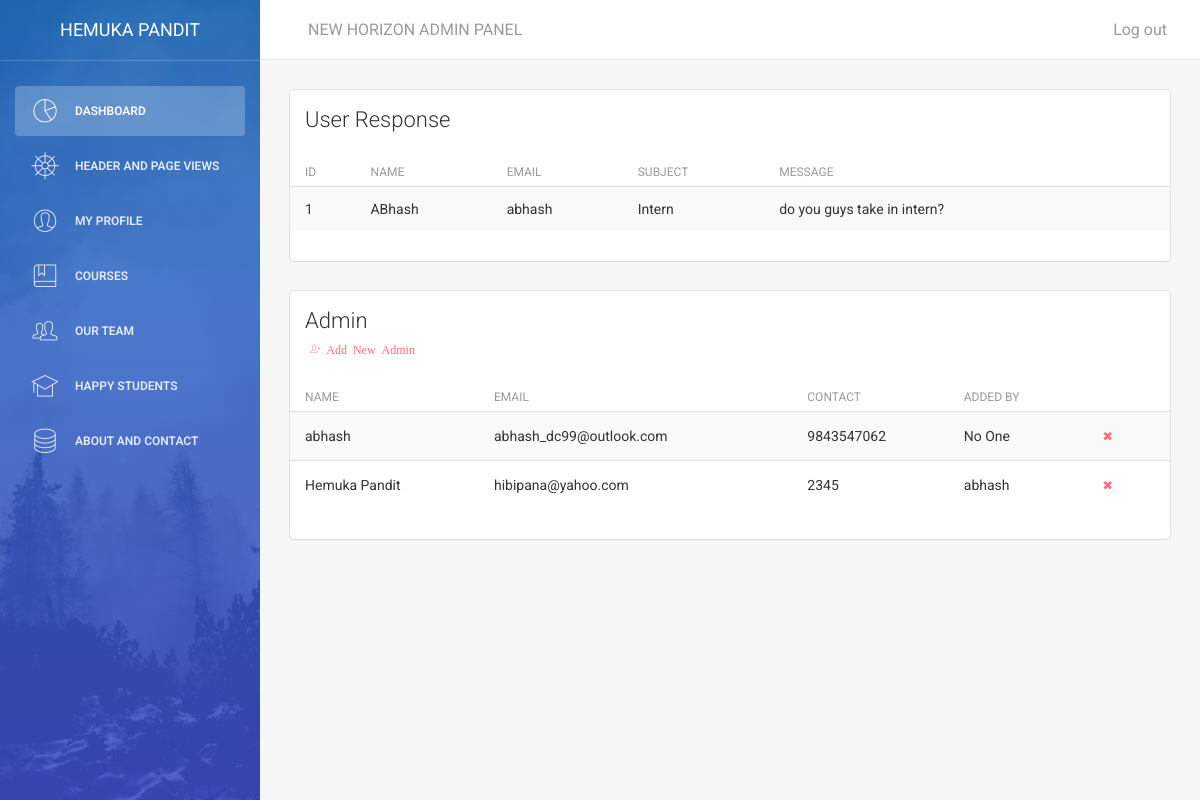
The app's page /admin/main.php?id=100 (signed in) with its own data.
### tables this page shows
CREATE TABLE `contact` (
  `cid` int(250) NOT NULL,
  `cname` varchar(250) NOT NULL,
  `cemail` varchar(250) NOT NULL,
  `csubject` text NOT NULL,
  `cmessage` text NOT NULL
);

### admin/class/aptech.dbConnect.php (called while the page is built, shortened)
<?php
class dbConnect
{
  public function __construct()
   {
     $this->db=new mysqli(DB_SERVER,DB_USER,DB_PASSWORD,DB_DATABASE);
   }
}
?>

### admin/class/class.user.php (the view, shortened to what this page needs)
<?php
include_once('aptech.dbConnect.php');
class user extends dbConnect
{
  public function display()
  {
    $sql="SELECT * FROM `contact`";
    $result=(mysqli_query($this->db,$sql));
    while($row=mysqli_fetch_array($result))
    {
      echo'
      <tr>
      <td>'.$row['cid'].'</td>
      <td>'.$row['cname'].'</td>
      <td>'.$row['cemail'].'</td>
      <td>'.$row['csubject'].'</td>
      <td>'.$row['cmessage'].'</td>
      </tr>';
    }
  }
  public function displayadmin()
  {
    $sql="SELECT * FROM `adminlogin`";
    $result=(mysqli_query($this->db,$sql));
    while($row=mysqli_fetch_array($result))
    {
      $a=$row['added'];
      $sql1="SELECT * FROM `adminlogin` where id='$a'";
      $results=(mysqli_query($this->db,$sql1));
      $adder="No One";
      while($rows=mysqli_fetch_array($results))
      {
        $adder=$rows['name'];
      }
        echo'
        <tr>
        <td>'.$row['name'].'</td>
        <td>'.$row['email'].'</td>
        <td>'.$row['contact'].'</td>
        <td>'.$adder.'</td>
        <td>
        <a href="main.php?id=admindelete&adid='.$row["id"].'"><button type="button" rel="tooltip" title="Remove" class="btn btn-danger btn-simple btn-xs">
        <i class="fa fa-times"></i>
        </button> </a>
        </td>
        </tr>';
    }
  }
}
?>

### records on screen
contact: cid "1", cname "ABhash", cemail "abhash", csubject "Intern", cmessage "do you guys take in intern?"

### other values on screen
$_SESSION['uname'] "HEMUKA PANDIT"
$row['name'] "abhash"
$row['email'] "abhash_dc99@outlook.com"
$row['contact'] "9843547062"
$adder "No One"
$row['name'] "Hemuka Pandit"
$row['email'] "hibipana@yahoo.com"
$row['contact'] "2345"
$adder "abhash"
